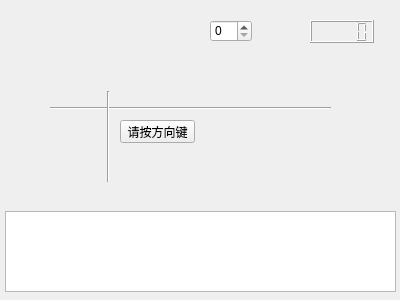
<?xml version="1.0" encoding="UTF-8"?>
<ui version="4.0">
 <class>Widget</class>
 <widget class="QWidget" name="Widget">
  <property name="geometry">
   <rect>
    <x>0</x>
    <y>0</y>
    <width>400</width>
    <height>300</height>
   </rect>
  </property>
  <property name="windowTitle">
   <string>Widget</string>
  </property>
  <widget class="QTextEdit" name="textEdit">
   <property name="geometry">
    <rect>
     <x>5</x>
     <y>211</y>
     <width>391</width>
     <height>81</height>
    </rect>
   </property>
  </widget>
  <widget class="Line" name="line">
   <property name="geometry">
    <rect>
     <x>50</x>
     <y>100</y>
     <width>281</width>
     <height>16</height>
    </rect>
   </property>
   <property name="orientation">
    <enum>Qt::Horizontal</enum>
   </property>
  </widget>
  <widget class="Line" name="line_2">
   <property name="geometry">
    <rect>
     <x>100</x>
     <y>91</y>
     <width>16</width>
     <height>91</height>
    </rect>
   </property>
   <property name="orientation">
    <enum>Qt::Vertical</enum>
   </property>
  </widget>
  <widget class="QPushButton" name="pushButton">
   <property name="geometry">
    <rect>
     <x>120</x>
     <y>120</y>
     <width>75</width>
     <height>23</height>
    </rect>
   </property>
   <property name="text">
    <string>请按方向键</string>
   </property>
  </widget>
  <widget class="QLCDNumber" name="lcdNumber">
   <property name="geometry">
    <rect>
     <x>310</x>
     <y>20</y>
     <width>64</width>
     <height>23</height>
    </rect>
   </property>
  </widget>
  <widget class="QSpinBox" name="spinBox">
   <property name="geometry">
    <rect>
     <x>210</x>
     <y>20</y>
     <width>42</width>
     <height>22</height>
    </rect>
   </property>
  </widget>
 </widget>
 <layoutdefault spacing="6" margin="11"/>
 <resources/>
 <connections/>
</ui>
